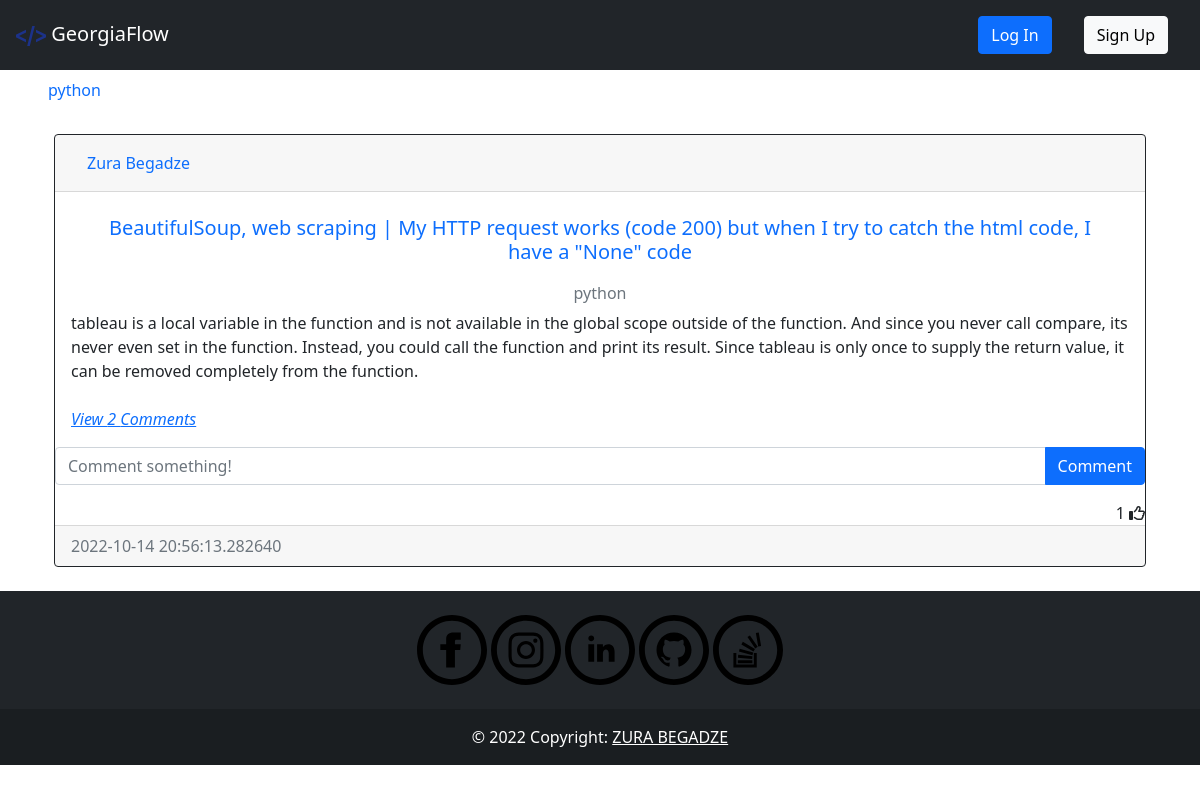
/post/1, run on the app's committed database.
### question/models.py (models this page shows, shortened)
class Tag(db.Model):
    __tablename__='tag'
    id =db.Column(db.Integer, primary_key=True)
    name = db.Column(db.String(40), nullable = False, unique=True, index=True)
    date_created = db.Column(db.DateTime, default = datetime.utcnow())
    author = db.Column(db.Integer, db.ForeignKey('user.id', ondelete="CASCADE"), nullable=False)

class Post(db.Model):
    __tablename__='post'
    id = db.Column(db.Integer, primary_key=True)
    heading = db.Column(db.String(500), nullable = False, index=True, unique=True)
    text = db.Column(db.Text, nullable=False)
    date_created = db.Column(db.DateTime, default = datetime.utcnow())
    tags = db.Column(db.String, db.ForeignKey('tag.name', ondelete="CASCADE"), unique=False, nullable=False)
    author = db.Column(db.Integer, db.ForeignKey('user.id', ondelete="CASCADE"), nullable=False)
    comments = db.relationship('Comment', backref='post', passive_deletes=True)
    likes = db.relationship('Like', backref='post', passive_deletes=True)
    corrects = db.relationship('Correct', backref='post', passive_deletes=True)

### auth/models.py (models this page shows, shortened)
class User(db.Model, UserMixin):
    __tablename__ = 'user'
    id = db.Column(db.Integer, primary_key=True)
    fullname = db.Column(db.String(200), nullable = False, index=True)
    email = db.Column(db.String(100), nullable = False, unique = True, index=True)
    linkedin = db.Column(db.String(50),  nullable = False)
    github = db.Column(db.String(45),  nullable = False)
    date_created = db.Column(db.DateTime, default = datetime.utcnow())
    password_hash = db.Column(db.String(128))
    posts = db.relationship('Post', backref='user', passive_deletes=True)
    tags = db.relationship('Tag', backref='user', passive_deletes=True)
    comments = db.relationship('Comment', backref='user', passive_deletes=True)
    likes = db.relationship('Like', backref='user', passive_deletes=True)
    correct = db.relationship('Correct', backref='correct_user', passive_deletes=True)

### question/views.py (the view)
@post.route('/post/<post_id>', methods=['GET', 'POST'])
def post_detail(post_id):
    tags = Tag.query.order_by(Tag.name).all()
    post = Post.query.filter_by(id=post_id).first()
    return render_template('detail.html', post=post, tags=tags)

### templates/detail.html (shortened to what this page needs)
{% extends 'base.html' %}
{% block content %}
    <div id="posts">
    <div class="card border-dark">
        <div class="card-header d-flex justify-content-between align-items-center">
            <a class="nav-item nav-link active" href="{{ url_for('auth.get_user', user_id=post.user.id) }}">{{post.user.fullname}}</a>
            <br />
        </div>
        <div class="card-body">
            <a class="card-title nav-item nav-link text-center" href="{{ url_for('post.post_detail', post_id=post.id) }}"><h5 >{{post.heading}}</h5></a>
            <h6 class="card-subtitle mb-2 text-muted text-center">{{post.tags}}</h6>
            <div class="card-text ">{{post.text}}</div>
            <br />
            <p class="card-text">
                {% if post.comments|length > 0 %}
                <a data-bs-toggle="collapse" href="#comments-{{post.id}}" role="button">
                <cite title="Source" >View {{post.comments|length}} Comments</cite>
                </a>
                {% else %}
                <small class="text-muted">No Comments</small>
                {% endif %}
            </p>
        </div>
        <form class="input-group mb-3" method="POST" action="/create-comment/{{post.id}}" >
            <input type="text" id="text"  name="text" class="form-control" placeholder="Comment something!" />
            <button type="submit" class="btn btn-primary">Comment</button>
        </form>
        <div class="text-right">
            <span id="likes-count-{{post.id}}">{{ post.likes|length }}</span>
            {% if current_user.id in post.likes|map(attribute="author")|list %}
            <i class="fas fa-thumbs-up" id="like-button-{{post.id}}" onclick="like('{{post.id}}')"></i>
            {% else %}
            <i class="far fa-thumbs-up" id="like-button-{{post.id}}" onclick="like('{{post.id}}')"></i>
            {% endif %}
        </div>
        <div class="card-footer text-muted">{{post.date_created}}</div>
    </div>
    <br/ >
    </div>
{% endblock %}

### templates/base.html (shortened to what this page needs)
<!DOCTYPE html>
<html lang="en">
    <head>
        <link rel="stylesheet" href="{{ url_for('static', filename='css/index.css')}}"></link>
        <link rel="stylesheet" href="https://cdnjs.cloudflare.com/ajax/libs/font-awesome/4.7.0/css/font-awesome.min.css"/>
        <link rel="stylesheet" href="https://cdn.jsdelivr.net/npm/bootstrap@5.2.0/dist/css/bootstrap.min.css"/>
        <link rel="stylesheet" href="https://cdn.jsdelivr.net/npm/bootstrap@4.6.2/dist/css/bootstrap.min.css"/>
        <link rel="stylesheet" href="https://cdn.jsdelivr.net/npm/bootstrap@4.1.3/dist/css/bootstrap.min.css"/>
        <link rel="stylesheet" href="https://cdn.jsdelivr.net/npm/bootstrap@5.0.2/dist/css/bootstrap.min.css"/>
    </head>
    <body>
        <nav class="navbar navbar-expand-lg   navbar-dark bg-dark">
            <a class="navbar-brand" href="{{ url_for('api.index') }}"><img style="width:30px" src="{{ url_for('static', filename='images/newicon.png')}}"> GeorgiaFlow</a>
            <div class="collapse navbar-collapse" id="navbarTogglerDemo03">
                {%if current_user.is_authenticated %}
                    <div class="btn-group" style="margin-right:5%">
                        <button type="button" class="btn btn-sm btn-secondary dropdown-toggle" data-bs-toggle="dropdown">{{current_user.fullname}}</button>
                        <ul class="dropdown-menu">
                            <li>
                                <a class="dropdown-item" href="{{ url_for('auth.get_user', user_id=current_user.id) }}">{{current_user.fullname}}</a>
                            </li>
                            <li>
                                <a class="dropdown-item" href="{{ url_for('auth.update', user_id=current_user.id) }}">Update Profile</a>
                            </li>
                            <li>
                                <a class="dropdown-item" href="{{ url_for('auth.update_password', user_id=current_user.id) }}">Update Password</a>
                            </li>
                            <div class="dropdown-divider"></div>
                            <a class="dropdown-item" href="{{ url_for('auth.logout') }}">Log Out</a>
                            </div>
                        </ul>
                    </div>
                {%else%}
                    <a class="nav-link" href="{{ url_for('auth.login') }}"><button type="button" class="btn btn-primary">Log In</button></a>
                    <a class="nav-link" href="{{ url_for('auth.signup') }}"><button type="button" class="btn btn-light">Sign Up</button></a>
                {%endif%}
            </div>
        </nav>
        <nav class="navtag ">
            <ul class="navtagul">
                {%for tag in tags%}
                    <li><a class="navtaga nav-link" href="{{ url_for('post.tag_posts', tag_name=tag.name) }}">{{tag.name}}</a></li>
                {%endfor%}
            </ul>
        </nav>
        <div class="container">{% block content %}{% endblock %}</div>
        {%block footer%}
        <footer class="bg-dark text-center text-white">
            <div class="container p-4 pb-0">
                <section class="mb-4">
                    <a href="https://www.facebook.com/zura.begadze.35/" target="_blank"></a>
                    <a href="https://www.instagram.com/zura__begadze/" target="_blank"> </a>
                    <a href="https://www.linkedin.com/in/zura-begadze/" target="_blank"></a>
                    <a href="https://github.com/papitokarlo" target="_blank"></a>
                    <a href="https://stackoverflow.com/users/16176444/zura-begadze" target="_blank"> </a>
                </section>
            </div>
            <div class="text-center p-3" style="background-color: rgba(0, 0, 0, 0.2);">
                © 2022 Copyright:
                <a class="text-white" href="">ZURA BEGADZE</a>
            </div>
        </footer>
        {%endblock%}
    </body>
</html>

### static/css/index.css (style rules this page uses)
.navtag { position: relative; overflow: hidden; scroll-behavior: smooth; }
.navtagul { display: flex; overflow: auto; list-style: none; text-align: center; white-space: nowrap; background-color: rgba(rgb(124, 116, 116), green, blue, alpha); }
.navtaga { display: block; padding: .5rem .75rem; overflow: hidden; background-color: rgba(rgb(119, 136, 127), green, blue, alpha); }
svg { width: 70px; height: 70px; }

### data on the page
Tag: name "python"
User: user.fullname "Zura Begadze"
Post: heading "BeautifulSoup, web scraping | My HTTP request works (code 200) but when I try to catch the html code, I have a \"None\" code", tags "python", text "tableau is a local variable in the function and is not available in the global scope outside of the function. And since you never call compare, its never even set in the function. Instead, you could call the function and print its result. Since tableau is only once to supply the return value, it can be removed completely from the function.", date_created "2022-10-14 20:56:13.282640"

### other printed values
{{ post.comments|length }} "2"
{{ post.likes|length }} "1"
